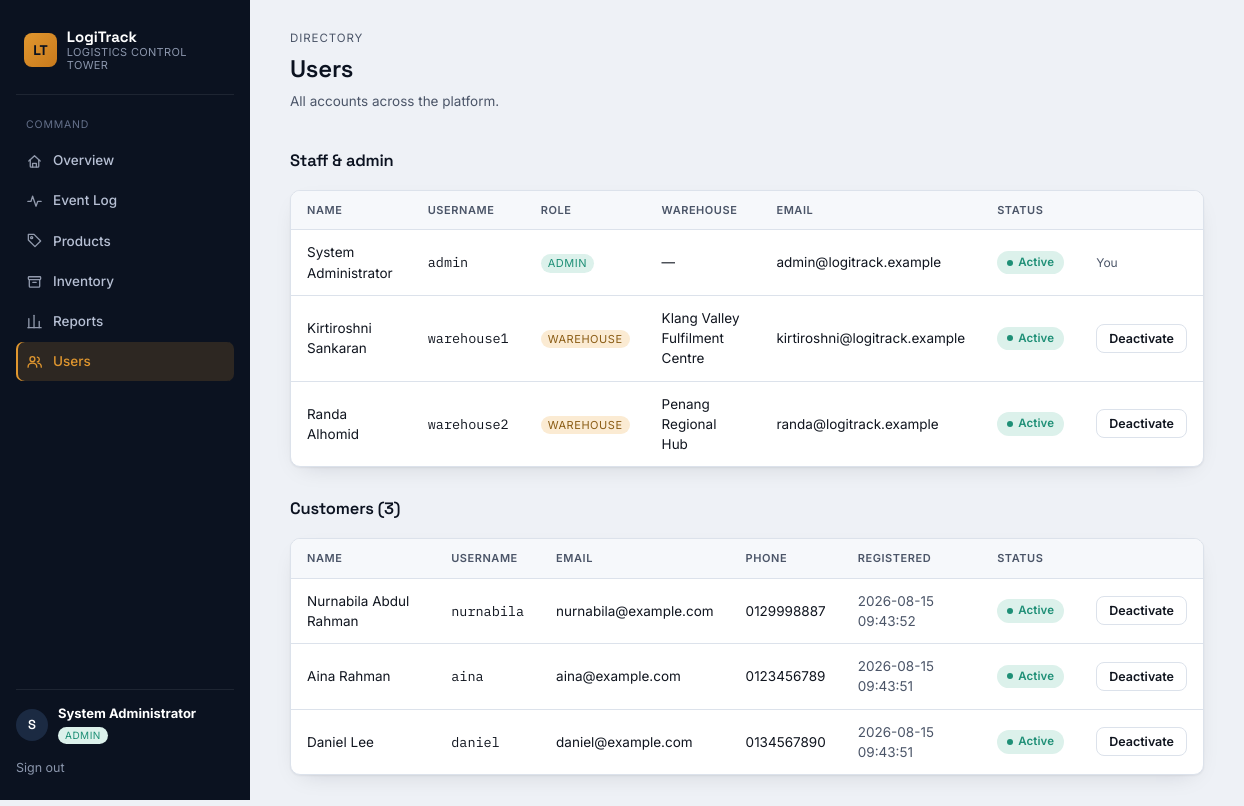
Page /admin/users (signed in) on the committed database.
### tables this page shows
CREATE TABLE users (
    user_id         INTEGER PRIMARY KEY AUTOINCREMENT,
    username        TEXT UNIQUE NOT NULL,
    password_hash   TEXT NOT NULL,
    role            TEXT NOT NULL CHECK(role IN ('customer','warehouse','admin')),
    full_name       TEXT NOT NULL,
    email           TEXT,
    phone           TEXT,
    address         TEXT,
    warehouse_id    INTEGER REFERENCES warehouses(warehouse_id),
    is_active       INTEGER NOT NULL DEFAULT 1,
    register_date   TEXT DEFAULT (datetime('now'))
);

CREATE TABLE warehouses (
    warehouse_id    INTEGER PRIMARY KEY AUTOINCREMENT,
    warehouse_name  TEXT NOT NULL,
    location        TEXT,
    city            TEXT,
    country         TEXT,
    warehouse_type  TEXT
);

### app.py (the view)
@app.route("/admin/users")
@login_required("admin")
def admin_users():
    customers = g.db.execute(
        "SELECT * FROM users WHERE role='customer' ORDER BY register_date DESC"
    ).fetchall()
    staff = g.db.execute(
        """SELECT u.*, w.warehouse_name FROM users u LEFT JOIN warehouses w ON w.warehouse_id=u.warehouse_id
           WHERE u.role IN ('warehouse','admin') ORDER BY u.role, u.full_name"""
    ).fetchall()
    return render_template("admin/users.html", customers=customers, staff=staff)

### app.py (called while the page is built)
@app.before_request
def load_logged_in_user():
    g.db = db.get_db()
    user_id = session.get("user_id")
    g.user = None
    if user_id:
        g.user = g.db.execute(
            "SELECT * FROM users WHERE user_id = ?", (user_id,)
        ).fetchone()
        if g.user and not g.user["is_active"]:
            session.clear()
            g.user = None

@app.context_processor
def inject_globals():
    return {"current_user": g.get("user"), "now": datetime.now()}

def login_required(role=None):
    def decorator(view):
        @wraps(view)
        def wrapped(*args, **kwargs):
            if g.user is None:
                flash("Please log in to continue.", "warning")
                return redirect(url_for("login"))
            if role and g.user["role"] != role:
                flash("You don't have access to that area.", "error")
                return redirect(url_for("home"))
            return view(*args, **kwargs)
        return wrapped
    return decorator

### database.py (called while the page is built)
def get_db():
    conn = sqlite3.connect(DB_PATH)
    conn.row_factory = sqlite3.Row
    conn.execute("PRAGMA foreign_keys = ON")
    return conn

### templates/admin/users.html (shortened to what this page needs)
{% extends "base.html" %}
{% block content %}
<div class="page-head"> <div> <span class="eyebrow">Directory</span> <h1>Users</h1>
<p class="desc">All accounts across the platform.</p>
</div>
</div>
<div class="section" style="margin-top:0;"> <div class="section-head"><h2>Staff &amp; admin</h2></div>
<div class="table-wrap"> <table> <thead><tr><th>Name</th><th>Username</th><th>Role</th><th>Warehouse</th><th>Email</th><th>Status</th><th></th></tr></thead>
<tbody>
{% for u in staff %}
<tr> <td>{{ u.full_name }}</td> <td class="mono">{{ u.username }}</td> <td><span class="role-pill role-{{ u.role }}" style="font-size:11px;">{{ u.role }}</span></td> <td>{{ u.warehouse_name or '—' }}</td> <td>{{ u.email }}</td> <td>{% if u.is_active %}<span class="pill pill-teal">Active</span>{% else %}<span class="pill pill-red">Deactivated</span>{% endif %}</td> <td>
{% if u.user_id != current_user.user_id %}
<form method="POST" action="{{ url_for('admin_toggle_user', user_id=u.user_id) }}"> <button type="submit" class="btn btn-outline btn-sm">{{ 'Deactivate' if u.is_active else 'Reactivate' }}</button> </form>
{% else %}<span class="muted" style="font-size:12px;">You</span>{% endif %}
</td> </tr>
{% endfor %}
</tbody>
</table>
</div>
</div>
<div class="section"> <div class="section-head"><h2>Customers ({{ customers | length }})</h2></div>
<div class="table-wrap"> <table> <thead><tr><th>Name</th><th>Username</th><th>Email</th><th>Phone</th><th>Registered</th><th>Status</th><th></th></tr></thead>
<tbody>
{% for c in customers %}
<tr> <td>{{ c.full_name }}</td> <td class="mono">{{ c.username }}</td> <td>{{ c.email }}</td> <td>{{ c.phone }}</td> <td class="muted">{{ c.register_date }}</td> <td>{% if c.is_active %}<span class="pill pill-teal">Active</span>{% else %}<span class="pill pill-red">Deactivated</span>{% endif %}</td> <td>
<form method="POST" action="{{ url_for('admin_toggle_user', user_id=c.user_id) }}"> <button type="submit" class="btn btn-outline btn-sm">{{ 'Deactivate' if c.is_active else 'Reactivate' }}</button> </form>
</td> </tr>
{% else %}
<tr class="empty-row"><td colspan="7">No customers registered yet.</td></tr>
{% endfor %}
</tbody>
</table>
</div>
</div>
{% endblock %}

### templates/base.html (shortened to what this page needs)
<!DOCTYPE html>
<html lang="en">
<head>
<link rel="stylesheet" href="{{ url_for('static', filename='style.css') }}">
</head>
<body class="{% if not current_user %}guest{% endif %}">
{% from "_icons.html" import icon %}
{% if current_user %}
<div class="shell">
<aside class="sidebar">
<div class="brand"> <span class="brand-mark">LT</span> <div class="brand-text"> <strong>LogiTrack</strong> <span>Logistics Control Tower</span> </div> </div>
<nav class="nav">
{% if current_user.role == 'customer' %}
<span class="nav-label">Shop</span>
<a href="{{ url_for('customer_dashboard') }}" class="{{ 'active' if request.endpoint=='customer_dashboard' }}">{{ icon('home') }}Overview</a>
<a href="{{ url_for('customer_products') }}" class="{{ 'active' if request.endpoint=='customer_products' }}">{{ icon('grid') }}Browse Products</a>
<a href="{{ url_for('customer_cart') }}" class="{{ 'active' if request.endpoint=='customer_cart' }}">{{ icon('cart') }}Cart{% set cc = session.get('cart', {}) | length %}{% if cc %}<span class="badge-count">{{ cc }}</span>{% endif %}</a>
<span class="nav-label">Account</span>
<a href="{{ url_for('customer_orders') }}" class="{{ 'active' if request.endpoint in ['customer_orders','customer_order_detail'] }}">{{ icon('package') }}My Orders</a>
{% elif current_user.role == 'admin' %}
<span class="nav-label">Command</span>
<a href="{{ url_for('admin_dashboard') }}" class="{{ 'active' if request.endpoint=='admin_dashboard' }}">{{ icon('home') }}Overview</a>
<a href="{{ url_for('admin_events') }}" class="{{ 'active' if request.endpoint=='admin_events' }}">{{ icon('activity') }}Event Log</a>
<a href="{{ url_for('admin_products') }}" class="{{ 'active' if request.endpoint=='admin_products' }}">{{ icon('tag') }}Products</a>
<a href="{{ url_for('admin_inventory') }}" class="{{ 'active' if request.endpoint=='admin_inventory' }}">{{ icon('archive') }}Inventory</a>
<a href="{{ url_for('admin_reports') }}" class="{{ 'active' if request.endpoint=='admin_reports' }}">{{ icon('chart') }}Reports</a>
<a href="{{ url_for('admin_users') }}" class="{{ 'active' if request.endpoint=='admin_users' }}">{{ icon('users') }}Users</a>
{% endif %}
</nav>
<div class="sidebar-foot">
<div class="user-chip"> <span class="avatar">{{ current_user.full_name[:1] }}</span> <div> <strong>{{ current_user.full_name }}</strong> <span class="role-pill role-{{ current_user.role }}">{{ current_user.role }}</span> </div> </div>
<a href="{{ url_for('logout') }}" class="logout-link">Sign out</a>
</div>
</aside>
<main class="content">
{% block content %}{% endblock %}
</main>
</div>
{% endif %}
</body>
</html>

### rows in the picture
users: full_name "S", full_name "System Administrator", role "ADMIN", username "admin", warehouse_name "—", email "admin@logitrack.example", is_active "Active", shows "You"
users: full_name "Kirtiroshni Sankaran", username "warehouse1", role "WAREHOUSE", warehouse_name "Klang Valley Fulfilment Centre", email "kirtiroshni@logitrack.example", shows "Active", is_active "Deactivate"
users: full_name "Randa Alhomid", username "warehouse2", role "WAREHOUSE", warehouse_name "Penang Regional Hub", email "randa@logitrack.example", shows "Active", is_active "Deactivate"
users: full_name "Nurnabila Abdul Rahman", username "nurnabila", email "nurnabila@example.com", phone "0129998887", register_date "2026-08-15 09:43:52", shows "Active", is_active "Deactivate"
users: full_name "Aina Rahman", username "aina", email "aina@example.com", phone "0123456789", register_date "2026-08-15 09:43:51", shows "Active", is_active "Deactivate"
users: full_name "Daniel Lee", username "daniel", email "daniel@example.com", phone "0134567890", register_date "2026-08-15 09:43:51", shows "Active", is_active "Deactivate"

### other values in the picture
{{ customers | length }} "3"
